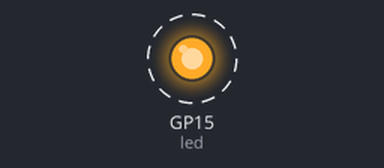
Simulated run of this program. Board: Raspberry Pi Pico running CircuitPython. Shown: output pins drawn as LEDs (lit = HIGH). Dashed ring = blinking.

Above: at 0.5 s.
Timing chart, 0 to 4.6 s (numbered marks = the images above):
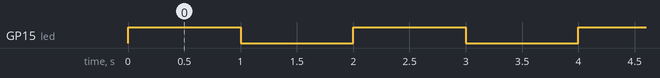

The program:

external_led.py
```python
import board
import digitalio
import time

led = digitalio.DigitalInOut(board.GP15)
led.switch_to_output()

while True:
    led.value = True
    time.sleep(1)
    led.value = False
    time.sleep(1)
```

Measured:
- by itself, GP15 (led): alternates HIGH for 1.0 s and LOW for 1.0 s
